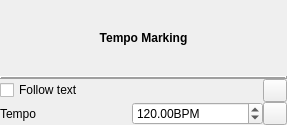
<?xml version="1.0" encoding="UTF-8"?>
<ui version="4.0">
 <class>InspectorTempoText</class>
 <widget class="QWidget" name="InspectorTempoText">
  <property name="geometry">
   <rect>
    <x>0</x>
    <y>0</y>
    <width>287</width>
    <height>125</height>
   </rect>
  </property>
  <property name="windowTitle">
   <string/>
  </property>
  <property name="accessibleName">
   <string>Tempo Marking Inspector</string>
  </property>
  <layout class="QVBoxLayout" name="verticalLayout">
   <property name="spacing">
    <number>0</number>
   </property>
   <property name="leftMargin">
    <number>0</number>
   </property>
   <property name="topMargin">
    <number>0</number>
   </property>
   <property name="rightMargin">
    <number>0</number>
   </property>
   <property name="bottomMargin">
    <number>0</number>
   </property>
   <item>
    <widget class="QLabel" name="elementName">
     <property name="font">
      <font>
       <weight>75</weight>
       <bold>true</bold>
      </font>
     </property>
     <property name="text">
      <string>Tempo Marking</string>
     </property>
     <property name="alignment">
      <set>Qt::AlignCenter</set>
     </property>
    </widget>
   </item>
   <item>
    <widget class="QFrame" name="frame">
     <property name="frameShape">
      <enum>QFrame::HLine</enum>
     </property>
     <property name="frameShadow">
      <enum>QFrame::Raised</enum>
     </property>
     <property name="lineWidth">
      <number>2</number>
     </property>
    </widget>
   </item>
   <item>
    <layout class="QGridLayout" name="gridLayout">
     <property name="leftMargin">
      <number>0</number>
     </property>
     <property name="topMargin">
      <number>0</number>
     </property>
     <property name="rightMargin">
      <number>0</number>
     </property>
     <property name="bottomMargin">
      <number>0</number>
     </property>
     <property name="spacing">
      <number>0</number>
     </property>
     <item row="0" column="2">
      <widget class="QToolButton" name="resetFollowText">
       <property name="toolTip">
        <string>Reset to default</string>
       </property>
       <property name="accessibleName">
        <string>Reset 'Follow text' value</string>
       </property>
       <property name="text">
        <string notr="true"/>
       </property>
       <property name="icon">
        <iconset resource="../musescore.qrc">
         <normaloff>:/data/icons/edit-reset.svg</normaloff>:/data/icons/edit-reset.svg</iconset>
       </property>
      </widget>
     </item>
     <item row="1" column="0">
      <widget class="QLabel" name="label_5">
       <property name="text">
        <string>Tempo</string>
       </property>
      </widget>
     </item>
     <item row="1" column="2">
      <widget class="QToolButton" name="resetTempo">
       <property name="toolTip">
        <string>Reset to default</string>
       </property>
       <property name="accessibleName">
        <string>Reset 'Tempo' value</string>
       </property>
       <property name="text">
        <string notr="true"/>
       </property>
       <property name="icon">
        <iconset resource="../musescore.qrc">
         <normaloff>:/data/icons/edit-reset.svg</normaloff>:/data/icons/edit-reset.svg</iconset>
       </property>
      </widget>
     </item>
     <item row="0" column="0" colspan="2">
      <widget class="QCheckBox" name="followText">
       <property name="focusPolicy">
        <enum>Qt::TabFocus</enum>
       </property>
       <property name="accessibleName">
        <string>Follow text</string>
       </property>
       <property name="text">
        <string>Follow text</string>
       </property>
      </widget>
     </item>
     <item row="1" column="1">
      <widget class="QDoubleSpinBox" name="tempo">
       <property name="accessibleName">
        <string>Tempo</string>
       </property>
       <property name="suffix">
        <string>BPM</string>
       </property>
       <property name="decimals">
        <number>2</number>
       </property>
       <property name="minimum">
        <double>5.000000000000000</double>
       </property>
       <property name="maximum">
        <double>999.000000000000000</double>
       </property>
       <property name="value">
        <double>120.000000000000000</double>
       </property>
      </widget>
     </item>
    </layout>
   </item>
  </layout>
 </widget>
 <tabstops>
  <tabstop>followText</tabstop>
  <tabstop>resetFollowText</tabstop>
  <tabstop>tempo</tabstop>
  <tabstop>resetTempo</tabstop>
 </tabstops>
 <resources>
  <include location="../musescore.qrc"/>
 </resources>
 <connections/>
</ui>
